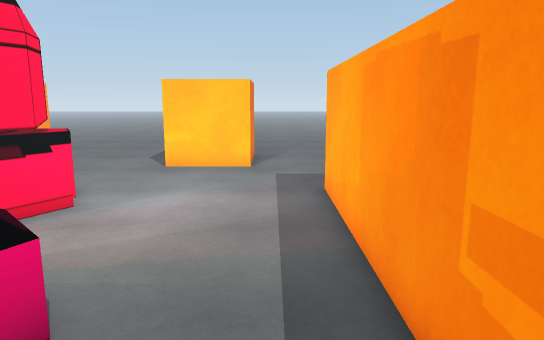
[1] (above)

16 first-person views from a walk through a scene from a Unity 3-D project. The camera is 1.5 m above the floor, tilts 10° down and sees 70° across. The floor is counted in squares, 0.5 m on a side. Each view is taken from the middle of a square. On the plan, view 1 faces up. The plan holds only what a view shows up to about 20 squares ahead; the rest is blank. The place goes on beyond the plan.

[2]
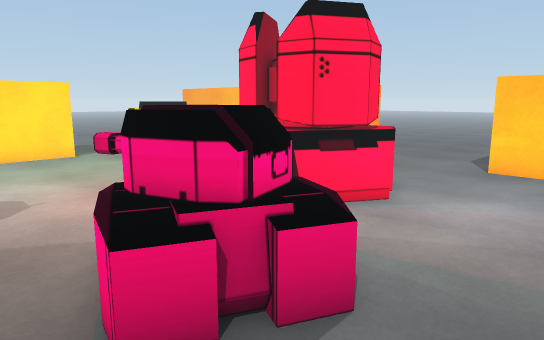

[3]
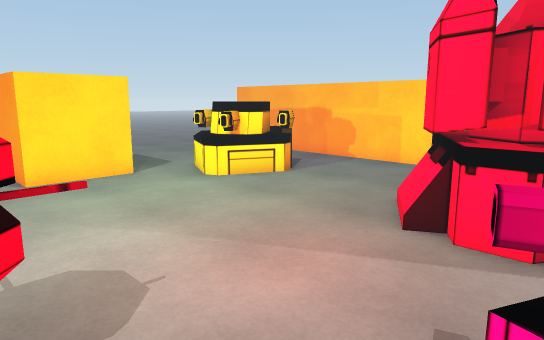

[4]
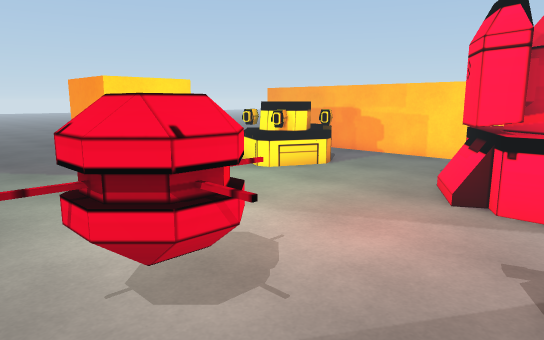

[5]
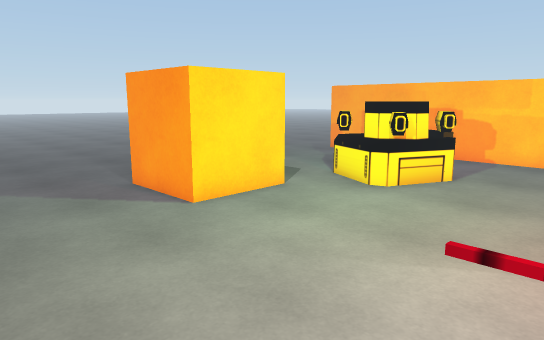

[6]
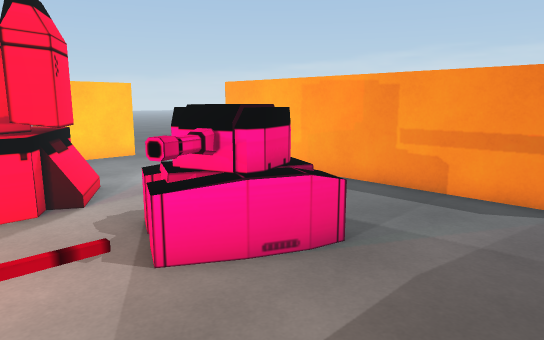

[7]
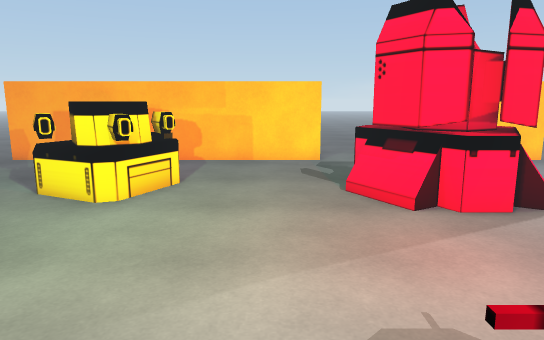

[8]
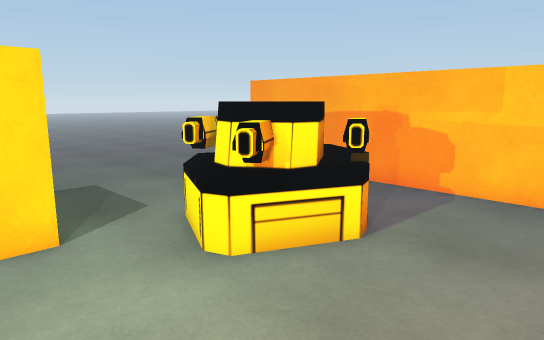

[9]
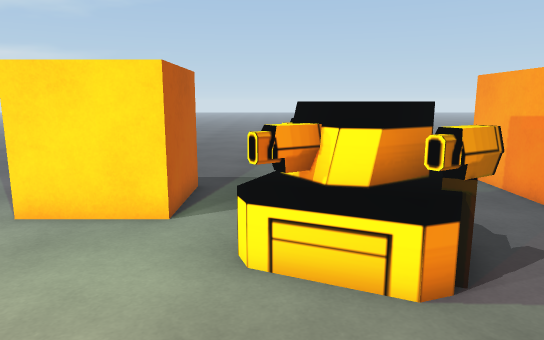

[10]
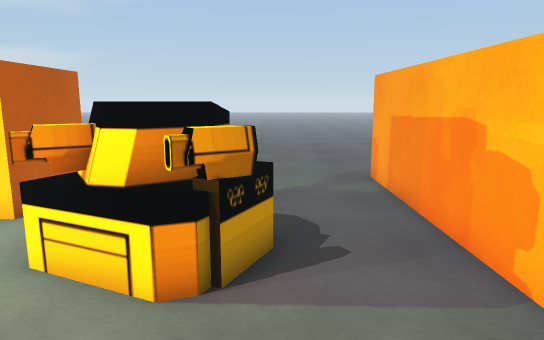

[11]
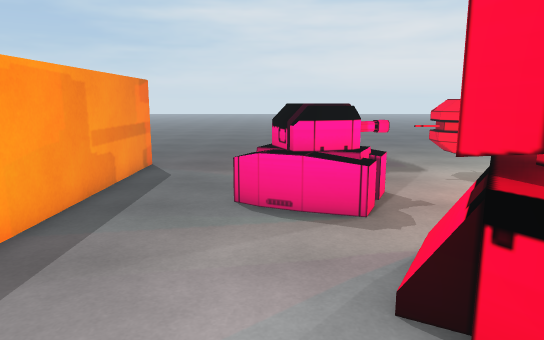

[12]
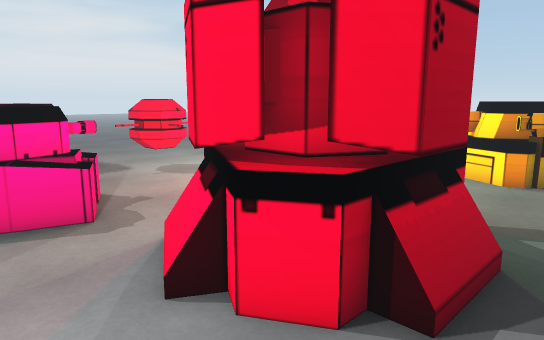

[13]
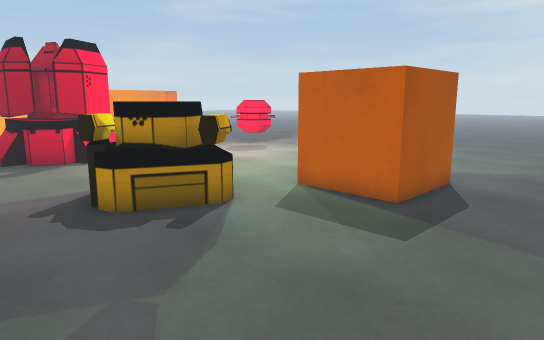

[14]
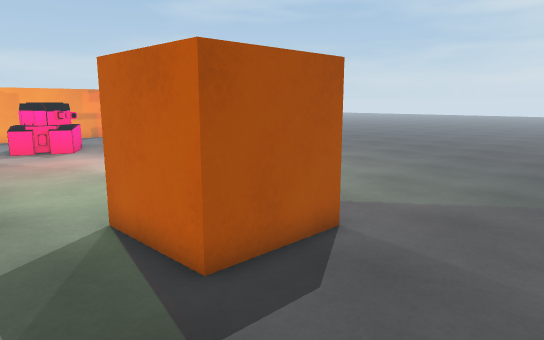

[15]
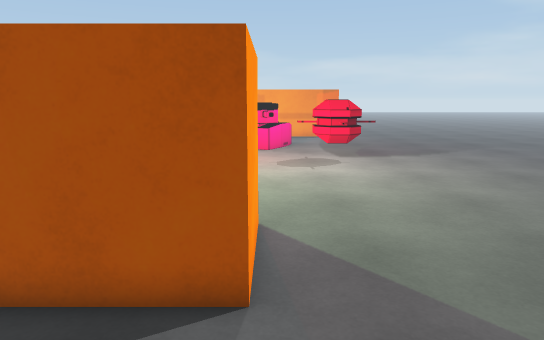

[16]
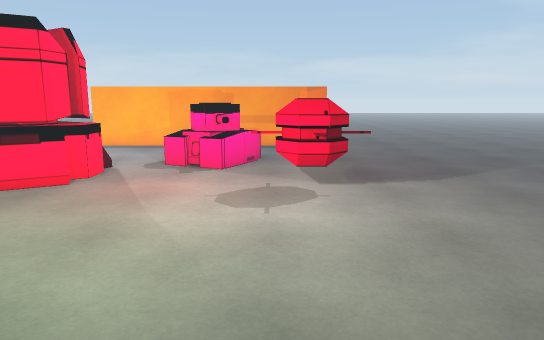

### Floor plan
Key: @ floor where view 1 was taken; # wall or solid block; . floor; = window, fence, low wall or low ledge; O other object.
Columns run from 32 left of view 1 to 2 right of it. Each row starts with its distance up from view 1.
 21                          ..
 20                        ....    O...
 19                        ....    O...
 18 ...=################.. ....OOOOO...
 17 ...................... ............
 16 ......................  ...........
 15 ...................................
 14 ..........OOOO.......OOOO..........
 13 ..........OOOO......OOOOOO........#
 12 .........OOOOO......OOOOOOO.......#
 11 .........OOOOO......OOOOOOO.......#
 10 ..........OOOO......OOOOOO........#
  9 ............O........OOOOO........#
  8 ......................OOO.........#
  7 .....OOOOO........................#
  6  ....O   O...............OOO......#
  5 .....O   O...............OOOOO....#
  4 .....O   O..............OOOOOO....#
  3 .....OOOOO..............OOOOO.....#
  2 ....................O.....OOO.....#
  1 ...................OOO............#
  0 ..................OOOOO.........@.#
 -1   .................OOO............#
 -2   ..................O.............#
 -3   ..........................  ....#

Positions as (right, up) in squares from view 1, and headings:
1: (0, 0), facing up
2: (0, 0), facing up-left
3: (-7, 0), facing up-left
4: (-7, -3), facing up-left
5: (-13, -3), facing up-left
6: (-11, -3), facing up-right
7: (-15, -2), facing up
8: (-14, 5), facing up-left
9: (-13, 10), facing left
10: (-13, 14), facing left
11: (-4, 16), facing down
12: (-3, 16), facing down-left
13: (-32, 18), facing down-right
14: (-32, 11), facing down-right
15: (-32, 3), facing right
16: (-25, 1), facing right
